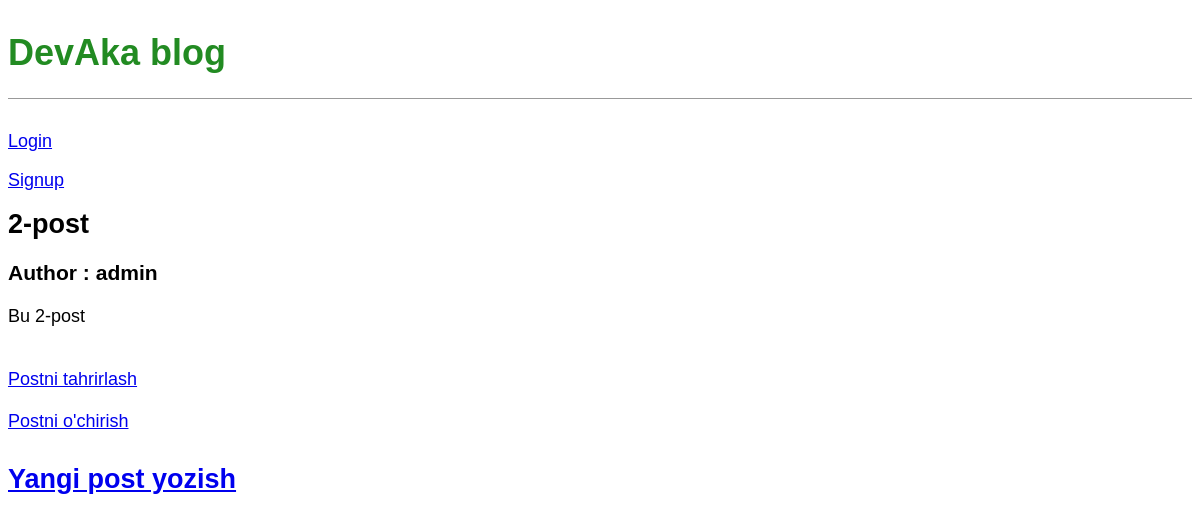
The app's page /post/1/ with its own data.
### blog/models.py (models this page shows, shortened)
class Post(models.Model):
    title = models.CharField(max_length=200)
    author = models.ForeignKey(
        'auth.User',
        on_delete=models.CASCADE
    )
    body = models.TextField()

### blog/views.py (the view)
# urls.py: path('post/<int:pk>/', BlogDetailView.as_view(), name='post_detail'),
class BlogDetailView(DetailView):
    model = Post
    template_name = 'post_detail.html'

### templates/post_detail.html
{% extends 'base.html' %}
{% block content %}
    <div class="post-entry">
        <h2>{{ post.title }}</h2>
        <h3>Author : {{post.author}}</h3>
        <p>{{ post.body }}</p><br><br>
        <a href="{% url 'post_edit' post.pk %}">Postni tahrirlash</a><br><br>
        <a href="{% url 'post_delete' post.pk %}">Postni o'chirish</a>
    </div>
{% endblock content %}

### static/css/base.css (style rules this page uses)
body { font-family: 'Noto Sans JP', sans-serif; font-size: 18px; }
.post-entry { margin-bottom: 2rem; }
.post-entry h2 { margin: 0.5rem 0; }
.post-entry p { margin: 0; font-weight: 400; }

### records on screen
Post: title "2-post", author "admin", body "Bu 2-post"
